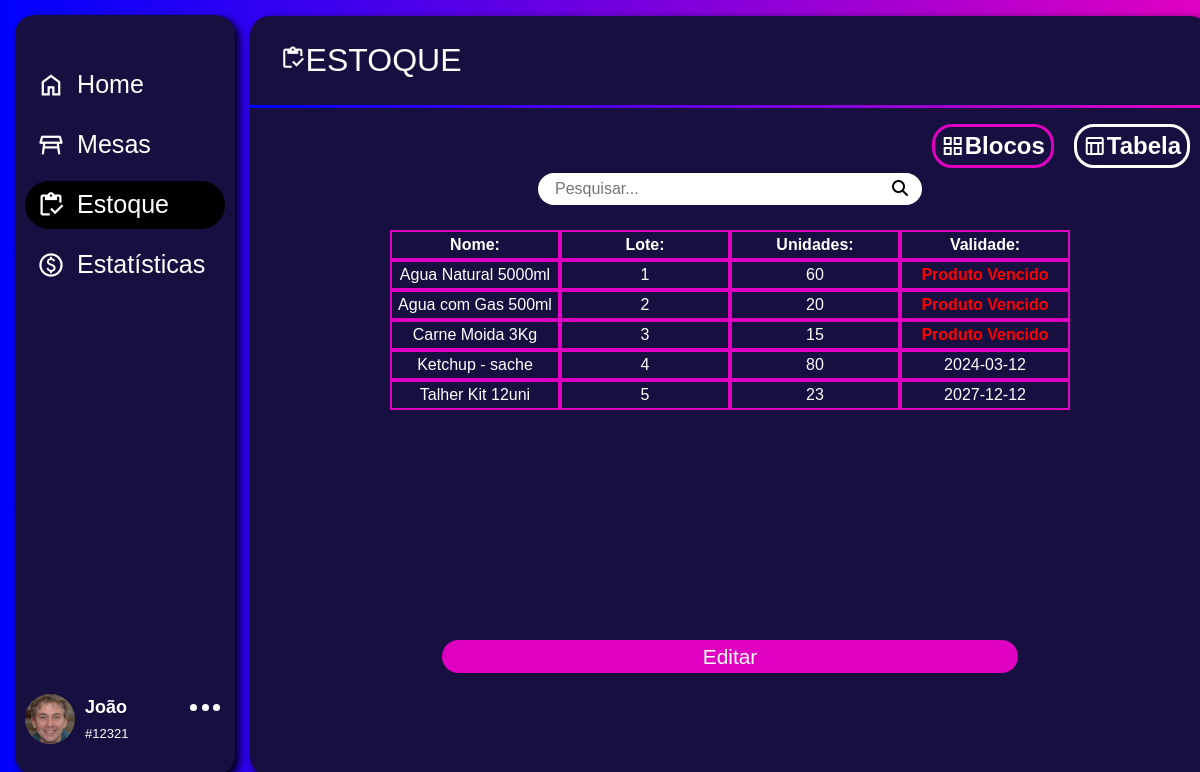
The page /Desktop/ADM/app/estoque/estoque.php (signed in) on the database as committed earlier.
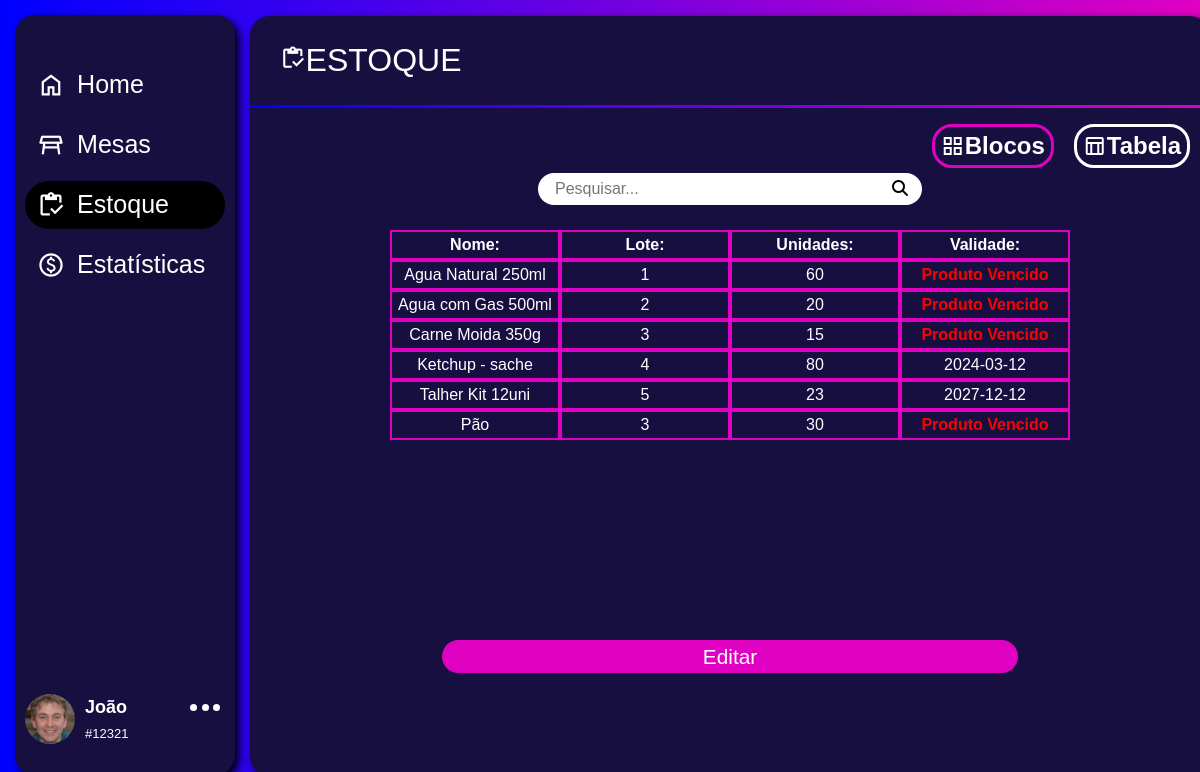
The same page on the database as committed later.
### tables this page shows
CREATE TABLE IF NOT EXISTS `produto` (
  `id_prod` int NOT NULL AUTO_INCREMENT,
  `lote` int NOT NULL,
  `tipo` varchar(100) NOT NULL,
  `prod` varchar(100) NOT NULL,
  `preco_compra` float(10,2) NOT NULL,
  `preco_venda` float(10,2) NOT NULL,
  `qtd` int NOT NULL,
  `dta_compra` date NOT NULL,
  `dta_vencimento` date NOT NULL,
  `status` varchar(10) NOT NULL,
  `img` varchar(50) NOT NULL,
  PRIMARY KEY (`id_prod`),
  KEY `lote` (`lote`),
  CONSTRAINT `produto_ibfk_1` FOREIGN KEY (`lote`) REFERENCES `objeto_fornecido` (`lote`) ON DELETE CASCADE ON UPDATE CASCADE
);

### Desktop/ADM/app/estoque/estoque.php (the view, shortened to what the changed rows need)
<?php
include_once(__DIR__ . '/../../PHP/conn.php');
if(!empty($_GET['search'])){
    $dados = $_GET['search'];
    $sqlc = "SELECT * FROM produto WHERE (lote LIKE '%$dados%' OR prod LIKE '%$dados%') AND status = 'ATIVO'";
    $sqlb = "SELECT * FROM produto WHERE (lote LIKE '%$dados%' OR prod LIKE '%$dados%') AND status = 'ATIVO'";
}else{
    $sqlc = "SELECT * FROM produto WHERE status = 'ATIVO'";
    $sqlb = "SELECT * FROM produto WHERE status = 'ATIVO'";
}
$estoqueInfo = $sql->query($sqlc);
$estoqueInfoTb = $sql->query($sqlb);
?>
<!DOCTYPE html>
<html lang="pt-br">
<head>
    <link href="https://cdn.jsdelivr.net/npm/bootstrap@5.3.0-alpha3/dist/css/bootstrap.min.css" rel="stylesheet">
    <link rel="stylesheet" href="../../assets/css/menu.css">
    <link rel="stylesheet" href="../../assets/css/estoque/estoque.css">
</head>
<body>
    <div class="fundo">
        <main class="main">
            <div class="mainArea">
                <div class="estoque">
                    <div class="tabela active">
                        <table id="tabelaReal" style="border-radius: 10px;">
                            <thead>
                                <th>Nome:</th>
                                <th>Lote:</th>
                                <th class="Uni">Unidades:</th>
                                <th>Validade:</th>
                            </thead>
                            <tbody>
                            <?php foreach($estoqueInfoTb AS $estoqueInfosTb): ?>
                                <tr>
                                    <td><?php echo $estoqueInfosTb['prod']; ?></td>
                                    <Td><?php echo $estoqueInfosTb['lote']; ?></Td>
                                    <td class="<?php echo ($estoqueInfosTb['qtd'] <= 10) ? 'baixa-quantidadeTb' : ''; ?>"><?php echo $estoqueInfosTb['qtd']; ?></td>
                                    <td class="<?php echo (strtotime($estoqueInfosTb['dta_vencimento']) <= strtotime(date('Y-m-d'))) ? 'vencido' : ''; ?>">
                                    <?php echo $estoqueInfosTb['dta_vencimento']; ?>
                                    </td>
                                </tr>
                                <?php endforeach; ?>
                            </tbody>
                        </table>
                    </div>
                </div>
            </div>
        </main>
    </div>
</body>
</html>

Rows that differ between the two databases and show on the page:
changed produto: prod "Agua Natural 5000ml" → "Agua Natural 250ml"
changed produto: prod "Carne Moida 3Kg" → "Carne Moida 350g"
added produto: prod "Pão", lote "3", qtd "30"
